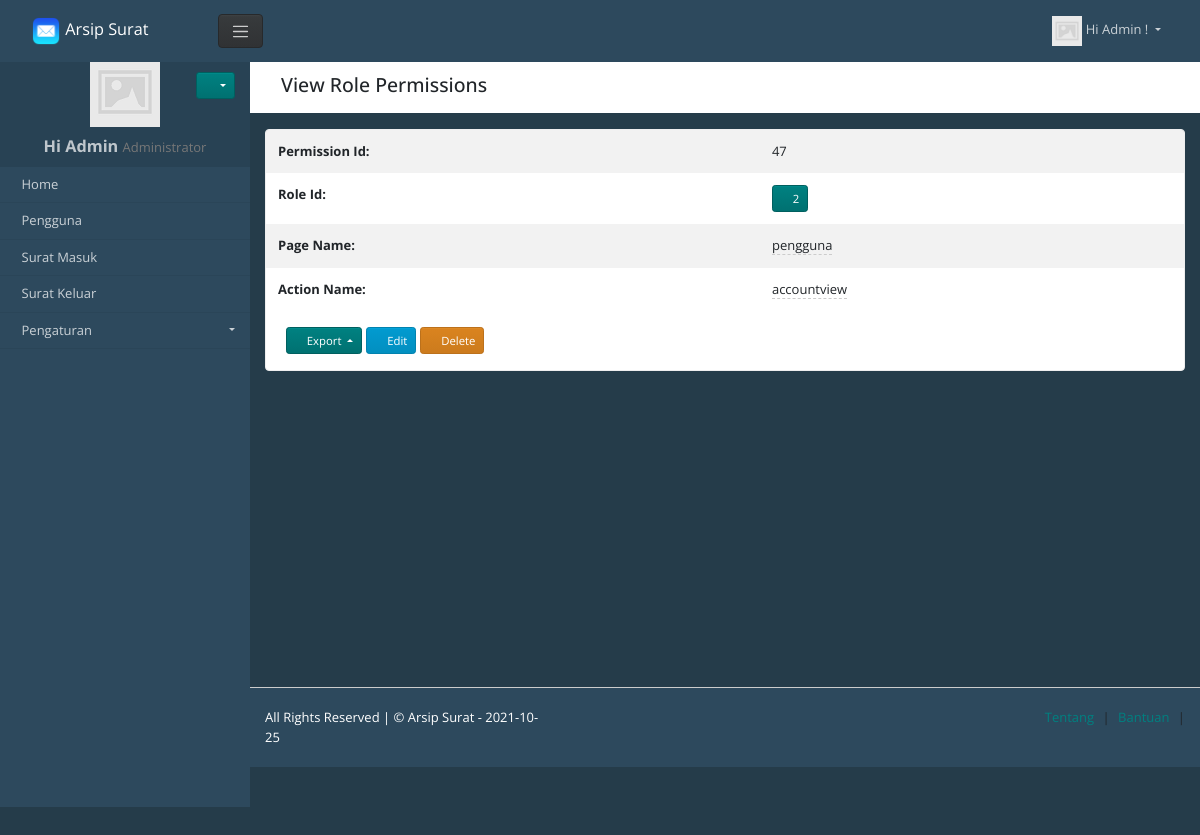
The page /role_permissions/view/47 (signed in) on the database its author committed.
### tables this page shows
CREATE TABLE `role_permissions` (
  `permission_id` int NOT NULL AUTO_INCREMENT,
  `role_id` int NOT NULL,
  `page_name` varchar(255) NOT NULL,
  `action_name` varchar(255) NOT NULL,
  PRIMARY KEY (`permission_id`)
);

### app/controllers/Role_permissionsController.php (called while the page is built, shortened)
<?php
class Role_permissionsController extends SecureController{
	function __construct(){
		$this->tablename = "role_permissions";
	}
	function view($rec_id = null, $value = null){
		$db = $this->GetModel();
		$rec_id = $this->rec_id = urldecode($rec_id);
		$tablename = $this->tablename;
		$fields = array("permission_id",
			"role_id",
			"page_name",
			"action_name");
		if($value){
			$db->where($rec_id, urldecode($value));
		}
		else{
			$db->where("role_permissions.permission_id", $rec_id);;
		}
		$record = $db->getOne($tablename, $fields );
		return $this->render_view("role_permissions/view.php", $record);
	}
}

### index.php (called while the page is built, shortened)
<?php
	require(HELPERS_DIR . 'Functions.php');
	require(SYSTEM_DIR . 'BaseView.php');
	$page = new Router;
	$page->init();

### app/models/PDODb.php (called while the page is built, shortened)
<?php
class PDODb
{
    private $connectionParams = array(
        'type' => 'mysql',
        'host' => null,
        'username' => null,
        'password' => null,
        'dbname' => null,
        'port' => null,
        'charset' => null
    );
    private $groupBy = array();
    private $orderBy = array();
    private $params = array();
    private $pdo;
    private $prefix = '';
    private $query = '';
    private $queryOptions = array();
    private $returnType = PDO::FETCH_ASSOC;
    private $useGenerator = false;
    public function __construct($type, $host = null, $username = null, $password = null, $dbname = null, $port = null, $charset = null)
    {
        if (is_array($type)) {
            $this->connectionParams = $type;
        }
		elseif (is_object($type)) {
            $this->pdo = $type;
        }
		else {
            foreach ($this->connectionParams as $key => $param) {
                if (isset($$key) && !is_null($$key)) {
                    $this->connectionParams[$key] = $$key;
                }
            }
        }
    }
    public function connect()
    {
		$dbType = strtolower($this->connectionParams['type']);
		if($dbType == 'sqlite'){
			$this->fieldQuote = '"';
			$connectionString = 'sqlite:'.$this->connectionParams['dbname'];
			$this->pdo = new PDO($connectionString);
		}
		else{
			$connectionString = $this->connectionParams['type'].':';
			$connectionParams = ['host', 'dbname', 'port'];
			foreach ($connectionParams as $connectionParam) {
				if (!empty($this->connectionParams[$connectionParam])) {
					$connectionString .= $connectionParam.'='.$this->connectionParams[$connectionParam].';';
				}
			}
			$connectionString = rtrim($connectionString, ';');
			$options = array(
				PDO::ATTR_ERRMODE => PDO::ERRMODE_EXCEPTION,
				PDO::ATTR_PERSISTENT => false
			);
			$this->pdo = new PDO($connectionString, $this->connectionParams['username'], $this->connectionParams['password'], $options);
			$charset = $this->connectionParams['charset'];
			if(!empty($charset)){
				$this->pdo->query("SET NAMES '$charset'");
			}
		}
    }
    private function buildCondition($operator, $conditions)
    {
        if (empty($conditions)) {
            return;
        }
        $this->query .= ' '.$operator;
        foreach ($conditions as $cond) {
            list ($concat, $varName, $operator, $val) = $cond;
            $this->query .= " ".$concat." ".$varName;
            switch (strtolower($operator)) {
                default:
                    if (is_array($val)) {
                        $this->params = array_merge($this->params, $val);
                    } elseif ($val === null) {
                        $this->query .= ' '.$operator." NULL";
                    } elseif ($val != 'DBNULL' || $val == '0') {
                        $this->query .= $this->buildPair($operator, $val);
                    }
            }
        }
    }
    protected function buildGroupBy()
    {
        if (empty($this->groupBy)) {
            return;
        }
        $this->query .= " GROUP BY ";
        $this->query = rtrim($this->query, ', ')." ";
    }
    private function buildLimit($numRows)
    {
        if (!isset($numRows)) {
            return;
        }
		$dbType = $this->connectionParams['type'];
		if($dbType == 'sqlsrv'){
			if (is_array($numRows)) {
				$limit = $numRows[1];
				$offset = intval($numRows[0]);
				$orderby = null;
				if(empty($this->orderBy)){
					$orderby = " ORDER BY(SELECT NULL)";
				}
				$this->query .= "$orderby OFFSET $offset ROWS FETCH NEXT $limit ROWS ONLY";
			}
		}
		else{
			if (is_array($numRows)) {
				$this->query .= ' LIMIT '.(int) $numRows[1].' OFFSET '.(int) $numRows[0];
			}
			else {
				$this->query .= ' LIMIT '.(int) $numRows;
			}
		}
	}
    private function buildOrderBy()
    {
        if (empty($this->orderBy)) {
            return;
        }
        $this->query .= " ORDER BY ";
        $this->query = rtrim($this->query, ', ')." ";
    }
    private function buildPair($operator, $value)
    {
        if (!is_object($value)) {
            $this->params[] = $value;
            return ' '.$operator.' ? ';
        }
        $subQuery = $value->getSubQuery();
        return " ".$operator." (".$subQuery['query'].") ".$subQuery['alias'];
    }
    private function buildQuery($numRows, $tableData = null)
    {
		$this->params = [];
        return $this->prepare();
    }
    private function buildResult($stmt)
    {
		if ($stmt->columnCount () == 0){
			return $stmt->rowCount();
		}
		else{
			if ($this->useGenerator) {
				return $this->buildResultGenerator($stmt);
			}
			else {
				return $stmt->fetchAll($this->returnType);
			}
		}
    }
    private function determineType($item)
    {
        switch (gettype($item)) {
            case 'string':
                return PDO::PARAM_STR;
        }
    }
    private function getTableName($tableName)
    {
        return strpos($tableName, '.') !== false ? $tableName : $this->prefix.$tableName;
    }
    public function get($tableName, $numRows = null, $columns = '*')
    {
        $column = is_array($columns) ? implode(', ', $columns) : $columns;
		$dbType = $this->connectionParams['type'];
		$queryOptions = implode(' ', $this->queryOptions);
		$sqlsrvTop = "";
        $this->query = "SELECT $queryOptions $sqlsrvTop $column FROM " . $this->getTableName($tableName);
		$stmt = $this->buildQuery($numRows);
        $stmt->execute();
        $result = $this->buildResult($stmt);
        return $result;
    }
    public function getOne($tableName, $columns = '*')
    {
        $result = $this->get($tableName, 1, $columns);
        if ($this->useGenerator) {
            return $result->current() ? $result->current() : false;
        } else {
            return $result ? $result[0] : false;
        }
    }
    public function pdo()
    {
        if (!$this->pdo) {
            $this->connect();
        }
        return $this->pdo;
    }
    private function prepare()
    {
		$query = $this->query;
        $stmt = $this->pdo()->prepare($query);
        foreach ($this->params as $key => $value) {
            $stmt->bindValue(is_int($key) ? $key + 1 : ':'.$key, $value, $this->determineType($value));
        }
        return $stmt;
    }
    private function reset()
    {
        $this->groupBy         = [];
        $this->orderBy         = [];
        $this->params          = [];
        $this->query           = '';
        $this->queryOptions    = [];
    }
    public function setReturnType($returnType)
    {
        $this->returnType = $returnType;
        return $this;
    }
}

### libs/ACL.php (called while the page is built, shortened)
<?php
class ACL
{
	public static $role_pages = array();
	public static $exclude_page_check = array("", "index", "home", "account", "info", "masterdetail");
	public function __construct()
	{
		if(!empty(USER_ROLE)){
			$db = new PDODb(DB_TYPE, DB_HOST , DB_USERNAME, DB_PASSWORD, DB_NAME, DB_PORT, DB_CHARSET);
			$db->where("role_id", USER_ROLE);
			$fields = array("CONCAT(page_name, '/', action_name) AS page");
			$roles_permission = $db->get("role_permissions", null, $fields);
			self:: $role_pages = array_column($roles_permission, "page");
		}
	}
	public static function GetPageAccess($path)
	{
		$path = strtolower(trim($path, '/'));
		$arr_path = explode("/", $path);
		$page = strtolower($arr_path[0]);
		if (in_array($page, self :: $exclude_page_check)) {
			return AUTHORIZED;
		}
		if (!empty(USER_ROLE)) {
			$action = (!empty($arr_path[1]) ? $arr_path[1] : "list");
			$path = "$page/$action";
			if(in_array($path, self :: $role_pages)){
				return AUTHORIZED;
			}
			return FORBIDDEN;
		} else {
			return NOROLE;
		}
	}
	public static function is_allowed($path)
	{
		return (self::GetPageAccess($path) == AUTHORIZED);
	}
}

### app/views/partials/role_permissions/view.php (the view, shortened to what this page needs)
<?php
$can_edit = ACL::is_allowed("role_permissions/edit");
$can_delete = ACL::is_allowed("role_permissions/delete");
?>
<?php
$page_element_id = "view-page-" . random_str();
$current_page = $this->set_current_page_link();
$data = $this->view_data;
$show_header = $this->show_header;
?>
<section class="page" id="<?php echo $page_element_id; ?>" data-page-type="view"  data-display-type="table" data-page-url="<?php print_link($current_page); ?>">
    <?php
    if( $show_header == true ){
    ?>
    <div  class="bg-light p-3 mb-3">
        <div class="container">
            <div class="row ">
                <div class="col ">
                    <h4 class="record-title">View  Role Permissions</h4>
                </div>
            </div>
        </div>
    </div>
    <?php
    }
    ?>
    <div  class="">
        <div class="container">
            <div class="row ">
                <div class="col-md-12 comp-grid">
                    <div  class="card animated fadeIn page-content">
                        <?php
                        if(!empty($data)){
                        $rec_id = (!empty($data['permission_id']) ? urlencode($data['permission_id']) : null);
                        ?>
                        <div id="page-report-body" class="">
                            <table class="table table-hover table-borderless table-striped">
                                <tbody class="page-data" id="page-data-<?php echo $page_element_id; ?>">
                                    <tr  class="td-permission_id">
                                        <th class="title"> Permission Id: </th>
                                        <td class="value"> <?php echo $data['permission_id']; ?></td>
                                    </tr>
                                    <tr  class="td-role_id">
                                        <th class="title"> Role Id: </th>
                                        <td class="value">
                                            <a size="sm" class="btn btn-sm btn-primary page-modal" href="<?php print_link("roles/view/" . urlencode($data['role_id'])) ?>">
                                                <i class="fa fa-eye"></i> <?php echo $data['role_id'] ?>
                                            </a>
                                        </td>
                                    </tr>
                                    <tr  class="td-page_name">
                                        <th class="title"> Page Name: </th>
                                        <td class="value">
                                            <span <?php if($can_edit){ ?> data-value="<?php echo $data['page_name']; ?>"
                                                data-pk="<?php echo $data['permission_id'] ?>"
                                                data-url="<?php print_link("role_permissions/editfield/" . urlencode($data['permission_id'])); ?>"
                                                data-name="page_name"
                                                data-title="Enter Page Name"
                                                data-placement="left"
                                                data-toggle="click"
                                                data-type="text"
                                                data-mode="popover"
                                                data-showbuttons="left"
                                                class="is-editable" <?php } ?>>
                                                <?php echo $data['page_name']; ?>
                                            </span>
                                        </td>
                                    </tr>
                                    <tr  class="td-action_name">
                                        <th class="title"> Action Name: </th>
                                        <td class="value">
                                            <span <?php if($can_edit){ ?> data-value="<?php echo $data['action_name']; ?>"
                                                data-pk="<?php echo $data['permission_id'] ?>"
                                                data-url="<?php print_link("role_permissions/editfield/" . urlencode($data['permission_id'])); ?>"
                                                data-name="action_name"
                                                data-title="Enter Action Name"
                                                data-placement="left"
                                                data-toggle="click"
                                                data-type="text"
                                                data-mode="popover"
                                                data-showbuttons="left"
                                                class="is-editable" <?php } ?>>
                                                <?php echo $data['action_name']; ?>
                                            </span>
                                        </td>
                                    </tr>
                                </tbody>
                            </table>
                        </div>
                        <div class="p-3 d-flex">
                            <div class="dropup export-btn-holder mx-1">
                                <button class="btn btn-sm btn-primary dropdown-toggle" type="button" data-toggle="dropdown" aria-haspopup="true" aria-expanded="false">
                                    <i class="fa fa-save"></i> Export
                                </button>
                                                </div>
                                                <?php if($can_edit){ ?>
                                                <a class="btn btn-sm btn-info"  href="<?php print_link("role_permissions/edit/$rec_id"); ?>">
                                                    <i class="fa fa-edit"></i> Edit
                                                </a>
                                                <?php } ?>
                                                <?php if($can_delete){ ?>
                                                <a class="btn btn-sm btn-danger record-delete-btn mx-1"  href="" data-prompt-msg="Are you sure you want to delete this record?" data-display-style="modal">
                                                    <i class="fa fa-times"></i> Delete
                                                </a>
                                                <?php } ?>
                                            </div>
                                            <?php
                                            }
                                            ?>
                                        </div>
                                    </div>
                                </div>
                            </div>
                        </div>
                    </section>

### assets/css/custom-style.css (style rules this page uses)
body { margin: 0; padding: 0; overflow-x: hidden; }
td, th { position:relative; }
td .is-editable { border-bottom:none; border-bottom: 1px dashed #ccc; }
.dropdown-toggle:after { transition: 0.5s; }
.table tr td { vertical-align: middle !important; }
.table { margin-bottom: 0; }
.table-borderless tbody tr td, .table-borderless tbody tr th, .table-borderless thead tr th { border: none; }
h1, h2, h3, h4, h5 { margin: 0; padding: 0; }
body { padding-top:50px; }

### rows shown on the page
role_permissions: permission_id "47", role "2", page_name "pengguna", action_name "accountview"

### other values the page prints
SITE_NAME "Arsip Surat"
USER_NAME "Admin"
ACL::$user_role "Administrator"
$menuobj['label'] "Home"
$menuobj['label'] "Pengguna"
$menuobj['label'] "Surat Masuk"
$menuobj['label'] "Surat Keluar"
$menuobj['label'] "Pengaturan"
